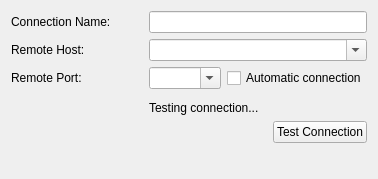
<?xml version="1.0" encoding="UTF-8"?>
<ui version="4.0">
 <class>AMQConnectionWizardNetworkPageClass</class>
 <widget class="QWidget" name="AMQConnectionWizardNetworkPageClass">
  <property name="geometry">
   <rect>
    <x>0</x>
    <y>0</y>
    <width>378</width>
    <height>179</height>
   </rect>
  </property>
  <property name="windowTitle">
   <string>AMQConnectionWizardNetworkPage</string>
  </property>
  <layout class="QGridLayout" name="gridLayout">
   <item row="0" column="0">
    <widget class="QLabel" name="nameLabel">
     <property name="text">
      <string>Connection Name:</string>
     </property>
    </widget>
   </item>
   <item row="0" column="2" colspan="3">
    <widget class="QLineEdit" name="name"/>
   </item>
   <item row="1" column="0">
    <widget class="QLabel" name="remoteHostLabel">
     <property name="text">
      <string>Remote Host:</string>
     </property>
    </widget>
   </item>
   <item row="1" column="2" colspan="3">
    <widget class="QComboBox" name="remoteHost">
     <property name="editable">
      <bool>true</bool>
     </property>
    </widget>
   </item>
   <item row="2" column="0">
    <widget class="QLabel" name="remotePortLabel">
     <property name="text">
      <string>Remote Port:</string>
     </property>
    </widget>
   </item>
   <item row="2" column="2" colspan="2">
    <widget class="QComboBox" name="remotePort">
     <property name="editable">
      <bool>true</bool>
     </property>
    </widget>
   </item>
   <item row="2" column="4">
    <widget class="QCheckBox" name="automatic">
     <property name="text">
      <string>Automatic connection</string>
     </property>
    </widget>
   </item>
   <item row="3" column="1" rowspan="2" colspan="2">
    <widget class="QLabel" name="pageErrors">
     <property name="text">
      <string/>
     </property>
     <property name="wordWrap">
      <bool>true</bool>
     </property>
    </widget>
   </item>
   <item row="4" column="2" colspan="3">
    <widget class="QLabel" name="testLabel">
     <property name="text">
      <string>Testing connection...</string>
     </property>
    </widget>
   </item>
   <item row="5" column="2" colspan="3">
    <layout class="QHBoxLayout" name="horizontalLayout">
     <item>
      <spacer name="horizontalSpacer">
       <property name="orientation">
        <enum>Qt::Horizontal</enum>
       </property>
       <property name="sizeHint" stdset="0">
        <size>
         <width>40</width>
         <height>20</height>
        </size>
       </property>
      </spacer>
     </item>
     <item>
      <widget class="QPushButton" name="testButton">
       <property name="text">
        <string>Test Connection</string>
       </property>
      </widget>
     </item>
    </layout>
   </item>
   <item row="6" column="3">
    <spacer name="verticalSpacer">
     <property name="orientation">
      <enum>Qt::Vertical</enum>
     </property>
     <property name="sizeHint" stdset="0">
      <size>
       <width>20</width>
       <height>23</height>
      </size>
     </property>
    </spacer>
   </item>
  </layout>
 </widget>
 <layoutdefault spacing="6" margin="11"/>
 <resources/>
 <connections/>
</ui>
